Frame 1 (no input): blank canvas, image omitted
Frame 60 (no input): blank canvas, image omitted
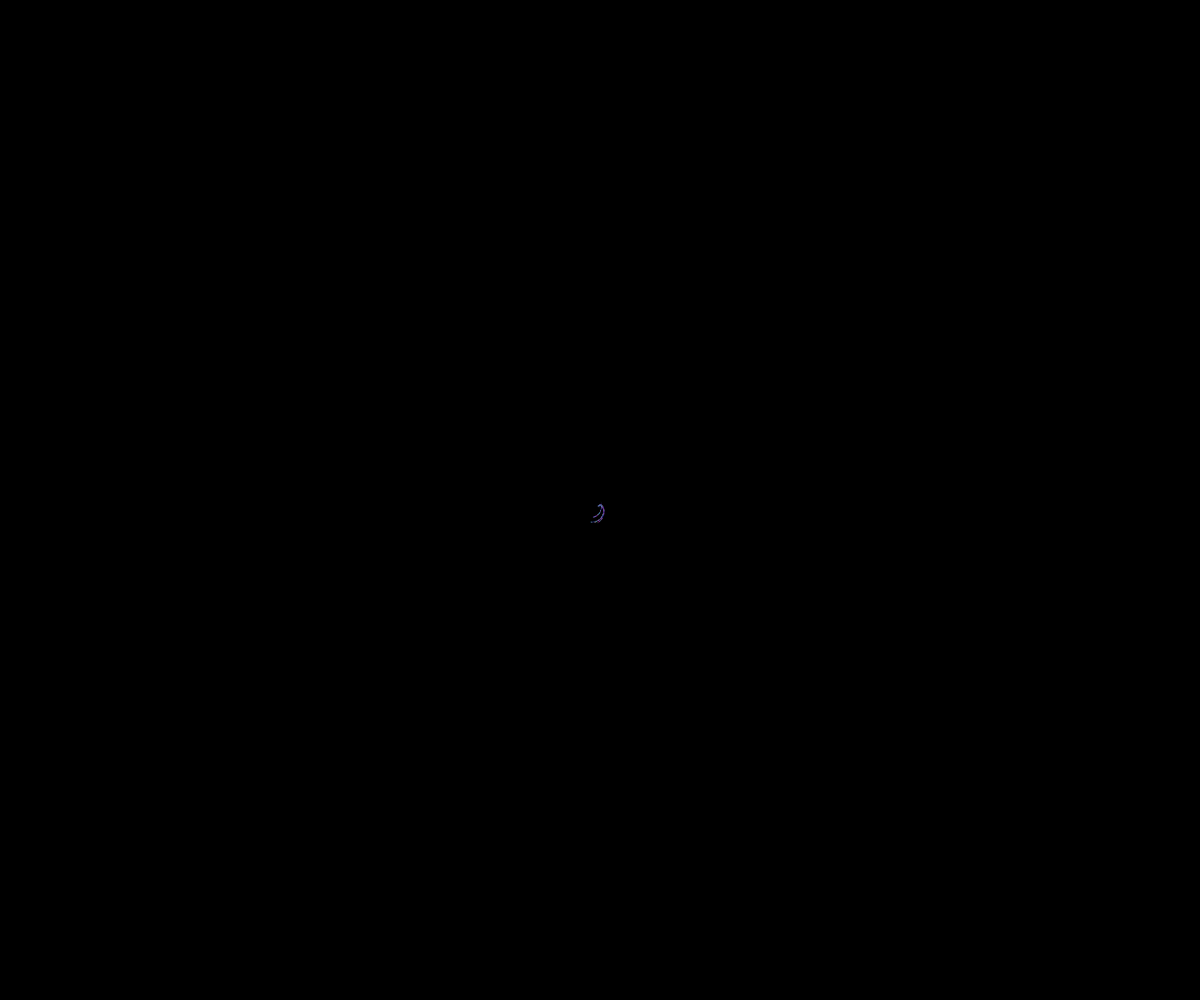
Frame 120 (the mouse pressed at the canvas centre since frame 60)

The p5.js sketch whose frames 1 and 60 were blank and that drew this single picture after the mouse press (run headless with seeded random() and noise() and a simulated clock; from frame 60 on, the mouse is pressed at the canvas centre):

// p5.js sketch
// ── sketch.js
function setup() {
  createCanvas(windowWidth, windowHeight);
  background(0);
  noStroke();
  //frameRate(20);
}

var x = [10,30,50,70];
var y = [10,50,30,10];

let t = 0;
let rot = 0;
let scl = 0;


function draw() {
  
      translate(width/2, height/2);
       rotate(rot*0.01);
       
       push();
       rotate(rot*0.01);
       translate(10, 10);
       pop();
  
  push();
       translate(t*0.2,t*0.2);
       rotate(rot*0.05);
       scale(scl*0.001);
       
   for(var i=0; i<=3; i++)
     {
       fill(random(255),random(255),200-rot*0.01,random(10,200))
       circle(x[i],y[i],10);
     }
  pop();
  
  t +=0.5;
  rot += 1;
  scl += 1;

}
